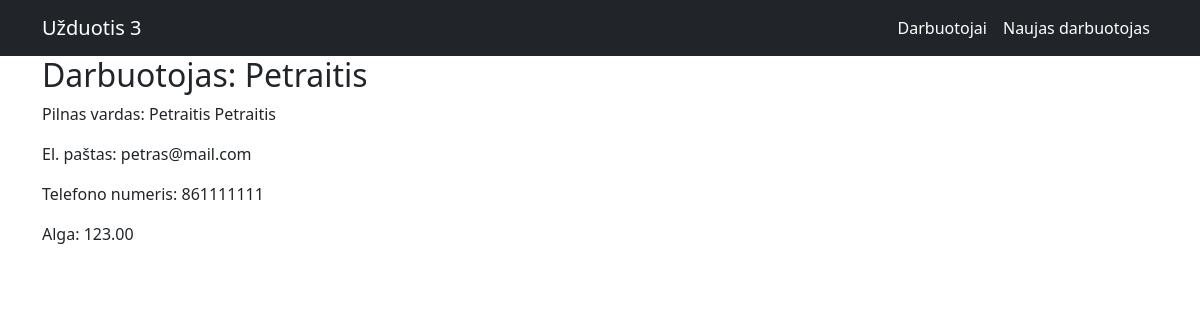
The app's page /darbuotojai/2 with its own data.
### app.py (models this page shows, shortened)
class Darbuotojai(db.Model):
    __tablename__ = 'darbuotojai'
    id = db.Column(db.Integer, primary_key=True)
    vardas = db.Column(db.String(80), nullable=False)
    pavarde = db.Column(db.String(120), nullable=False)
    el_pastas = db.Column(db.String(40), nullable=False)
    tel_numeris = db.Column(db.String(40), nullable=False)
    alga = db.Column(db.Numeric(10, 2), nullable=False)

### app.py (the view)
@app.route('/darbuotojai/<string:id>')
def darbuotojas(id):
    darbuotojas = Darbuotojai.query.get(id)
    return render_template('darbuotojas.html', darbuotojas=darbuotojas)

### templates/darbuotojas.html
{% extends "base.html" %}
{% block content %}
    <h2>Darbuotojas: {{ darbuotojas['vardas'] }}</h2>
    <p>Pilnas vardas: {{ darbuotojas['vardas'] }} {{ darbuotojas['pavarde'] }}</p>
    <p>El. paštas: {{ darbuotojas['el_pastas'] }}</p>
    <p>Telefono numeris: {{ darbuotojas['tel_numeris'] }}</p>
    <p>Alga: {{ darbuotojas['alga'] }}</p>
{% endblock content %}

### records on screen
Darbuotojai: vardas "Petraitis", pavarde "Petraitis", el_pastas "petras@mail.com", tel_numeris "861111111", alga "123.00"
